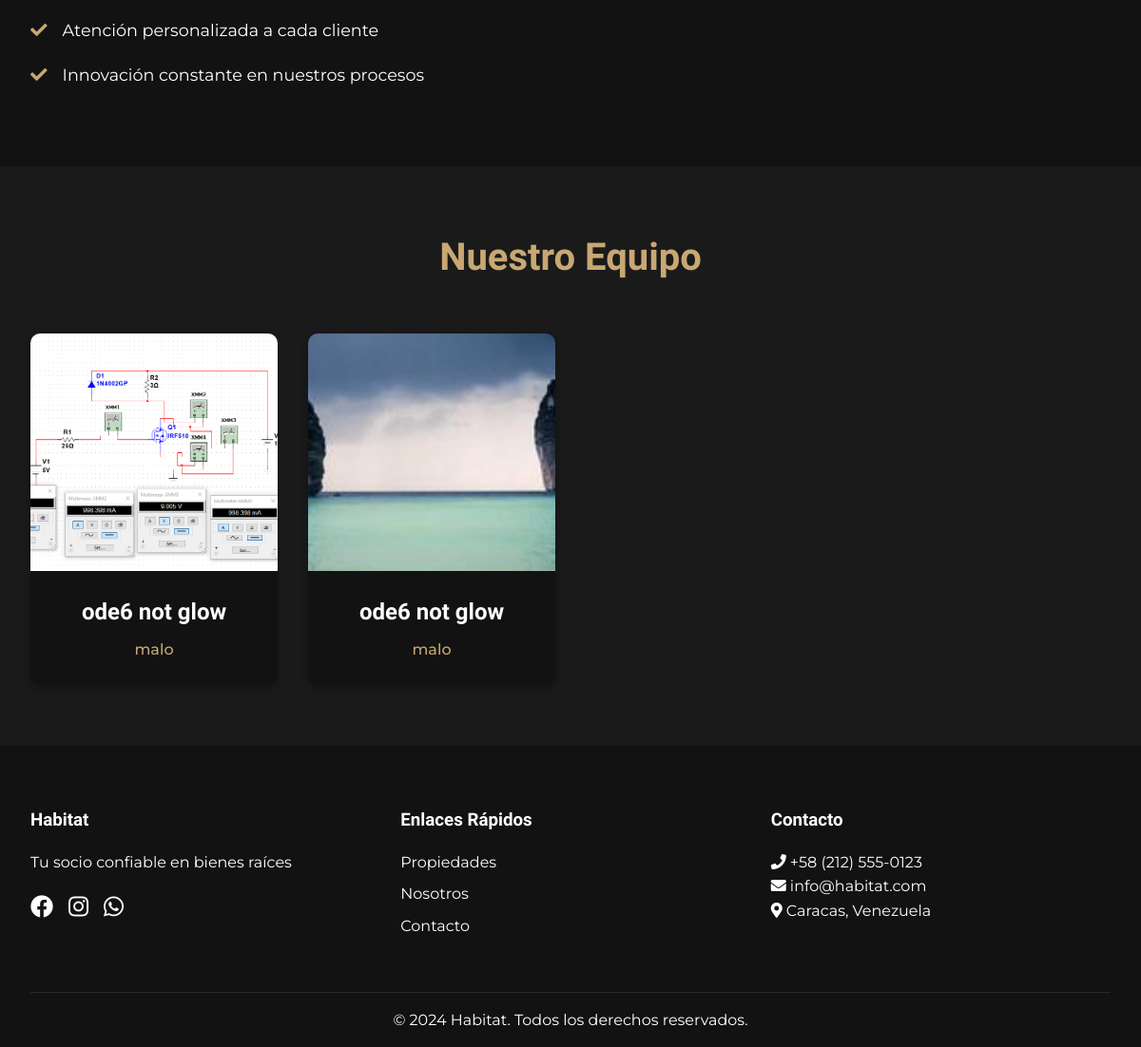
Before: /about (lower part) with the older database file.
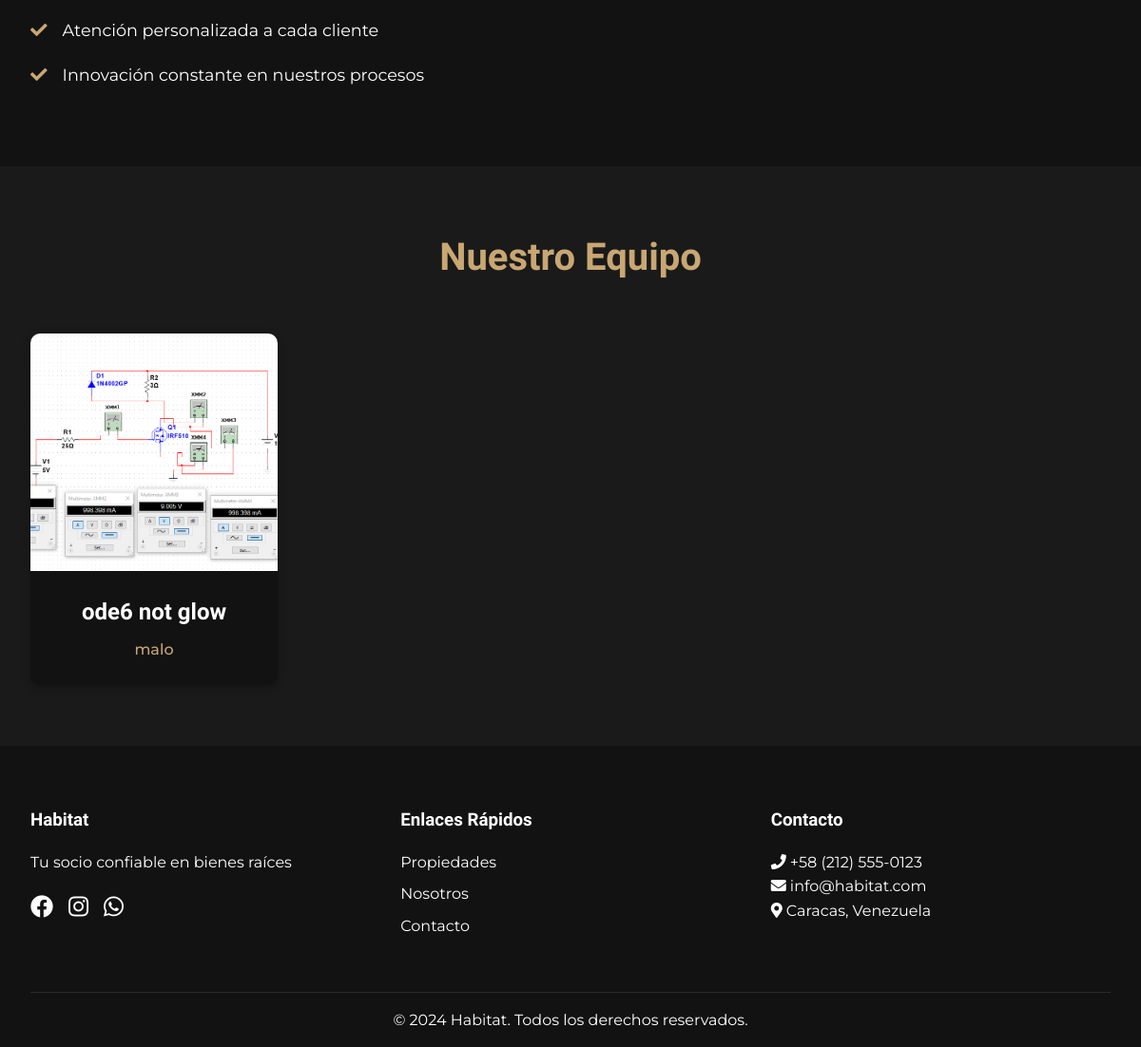
After: the same page with the newer database file.
### server.py (models this page shows, shortened)
class TeamMember(db.Model):
    id = db.Column(db.Integer, primary_key=True)
    name = db.Column(db.String(100), nullable=False)
    position = db.Column(db.String(100), nullable=False)
    image_url = db.Column(db.String(500))
    order = db.Column(db.Integer)

### server.py (the view)
@app.route('/about')
def about():
    return render_template('about.html')

### server.py (called while the page is built)
@app.context_processor
def inject_settings():
    def get_setting(key, default=None):
        setting = SiteSettings.query.filter_by(key=key).first()
        return setting.value if setting else default
    return dict(get_setting=get_setting)

@app.context_processor
def utility_processor():
    def get_team_members():
        return TeamMember.query.order_by(TeamMember.order).all()
    return dict(get_team_members=get_team_members)

### templates/about.html (shortened to what this page needs)
{% extends "base.html" %}
{% block content %}
<div class="about-page">
    <section class="about-info">
        <div class="container">
            <div class="about-grid">
                <div class="about-text">
                    <ul class="values-list">
                        <li><i class="fas fa-check"></i> {{ get_setting('about_value_3', 'Atención personalizada a cada cliente') }}</li>
                        <li><i class="fas fa-check"></i> {{ get_setting('about_value_4', 'Innovación constante en nuestros procesos') }}</li>
                    </ul>
                </div>
            </div>
        </div>
    </section>
    <section class="team-section">
        <div class="container">
            <h2>{{ get_setting('team_title', 'Nuestro Equipo') }}</h2>
            <div class="team-grid">
                {% for member in get_team_members() %}
                <div class="team-card">
                    <div class="team-image">
                        <img src="{{ member.image_url or '/static/images/placeholder.jpg' }}" alt="{{ member.name }}">
                    </div>
                    <div class="team-info">
                        <h3>{{ member.name }}</h3>
                        <p>{{ member.position }}</p>
                    </div>
                </div>
                {% endfor %}
            </div>
        </div>
    </section>
</div>
{% endblock %}

Changed rows visible on the page:
removed TeamMember: shows a picture, name "ode6 not glow", position "malo"
